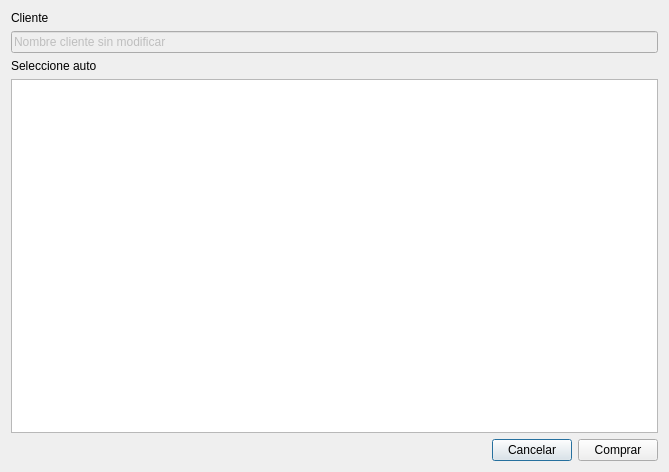
<?xml version="1.0" encoding="UTF-8"?>
<ui version="4.0">
 <class>Dialog</class>
 <widget class="QDialog" name="Dialog">
  <property name="geometry">
   <rect>
    <x>0</x>
    <y>0</y>
    <width>669</width>
    <height>472</height>
   </rect>
  </property>
  <property name="windowTitle">
   <string>Dialog</string>
  </property>
  <layout class="QGridLayout" name="gridLayout">
   <item row="0" column="0">
    <widget class="QLabel" name="label">
     <property name="text">
      <string>Cliente</string>
     </property>
    </widget>
   </item>
   <item row="1" column="0">
    <widget class="QLineEdit" name="nom_cliente">
     <property name="enabled">
      <bool>false</bool>
     </property>
     <property name="text">
      <string>Nombre cliente sin modificar</string>
     </property>
    </widget>
   </item>
   <item row="2" column="0">
    <widget class="QLabel" name="label_2">
     <property name="text">
      <string>Seleccione auto</string>
     </property>
    </widget>
   </item>
   <item row="3" column="0">
    <widget class="QTableView" name="tableView"/>
   </item>
   <item row="4" column="0">
    <layout class="QHBoxLayout" name="horizontalLayout">
     <item>
      <spacer name="horizontalSpacer">
       <property name="orientation">
        <enum>Qt::Horizontal</enum>
       </property>
       <property name="sizeHint" stdset="0">
        <size>
         <width>40</width>
         <height>20</height>
        </size>
       </property>
      </spacer>
     </item>
     <item>
      <widget class="QPushButton" name="cancelar_bt">
       <property name="text">
        <string>Cancelar</string>
       </property>
      </widget>
     </item>
     <item>
      <widget class="QPushButton" name="comprar_bt">
       <property name="text">
        <string>Comprar</string>
       </property>
      </widget>
     </item>
    </layout>
   </item>
  </layout>
 </widget>
 <resources/>
 <connections/>
</ui>
